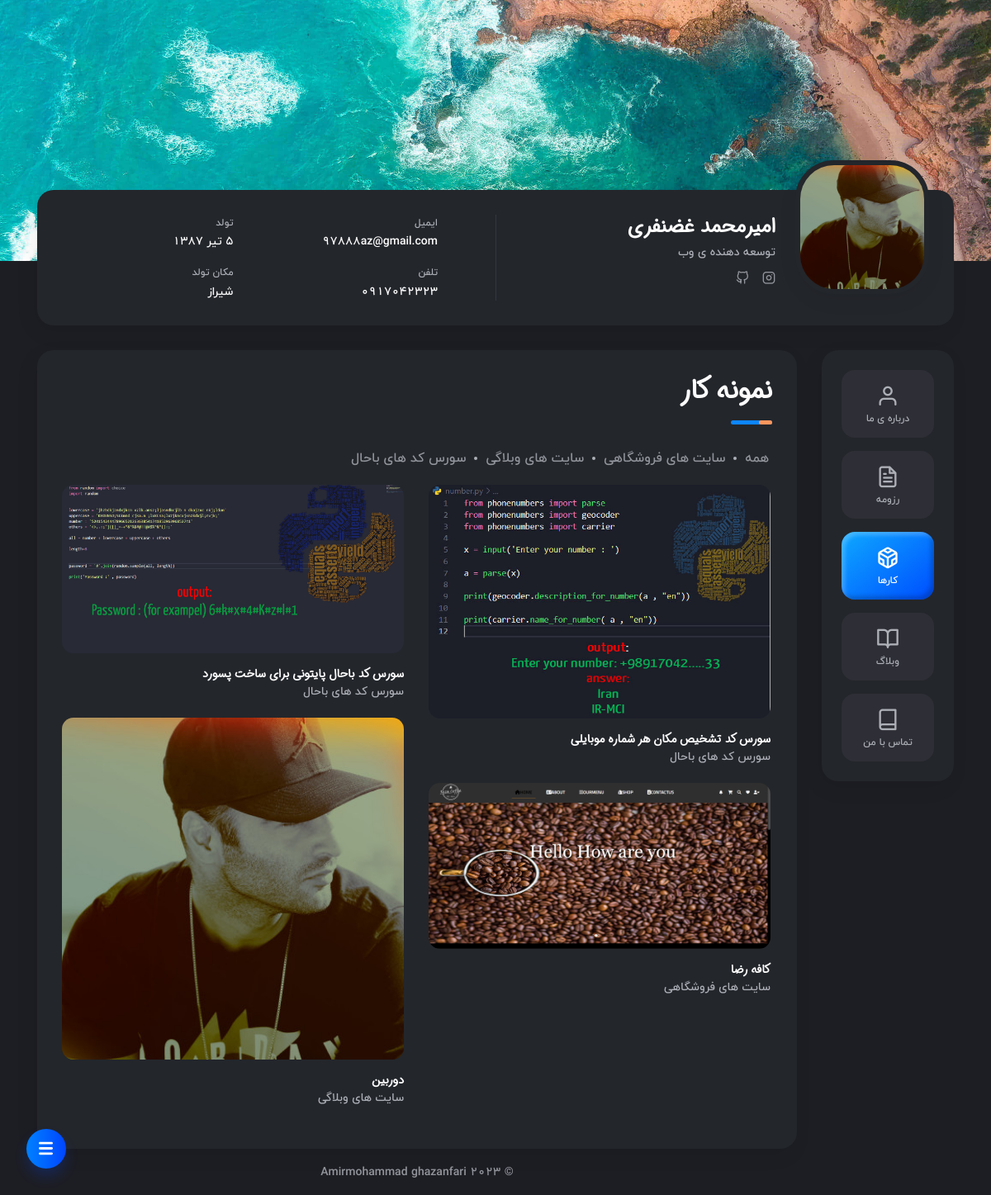
Page /work/ on the committed database.
### account/models.py (models this page shows, shortened)
class User(AbstractBaseUser):
    email = models.EmailField(
        verbose_name='ادرس ایمیل',
        max_length=255,
    )
    phone = models.CharField(max_length=13 , verbose_name='شماره تلفن' , null=True , blank=True)
    earea_activity = models.CharField(max_length=150 , verbose_name='حوضه فعالیت' , null=True , blank=True)
    username = models.CharField(max_length=150  , verbose_name='نام کاربری' , unique=True)
    fullname = models.CharField(max_length=50 , verbose_name='نام کامل' , null=True , blank=True)
    image = models.ImageField(upload_to='user/user_image')
    date_of_birth = models.CharField(max_length=100 , null=True , blank=True , verbose_name='تاریخ تولد')
    birth_place = models.CharField(max_length=100 , verbose_name='محل تولد' , null=True , blank=True)
    instagram = models.CharField(max_length=500 , null=True , blank=True , verbose_name='ادرس اینستا')
    github = models.CharField(max_length=500 , null=True , blank=True  , verbose_name='ادرس گیت هاب')
    is_active = models.BooleanField(default=True)
    is_admin = models.BooleanField(default=False)
    objects = UserManager()
    USERNAME_FIELD = 'username'
    REQUIRED_FIELDS = []
    class Meta:
        verbose_name = 'کاربر'
        verbose_name_plural ='تنضیمات قسمت کاربر '

### works/models.py (models this page shows, shortened)
class Categories(models.Model):
    title = models.CharField(max_length=50 , null=True , blank=True , verbose_name="نام دسته")
    created = models.DateTimeField(auto_now_add=True)
    def __str__(self):
        return self.title
    class Meta:
        verbose_name = 'دسته بندی ها کار ها'
        verbose_name_plural ='تنضیمات قسمت دسته بندی های کاری'

class Work(models.Model):
    title = models.CharField(max_length=150 , null=True , blank=True , verbose_name="نام پست")
    english_title = models.CharField(max_length=150 , null=True , blank=True, verbose_name="نام پست به اینگلیسی")
    author = models.ForeignKey(User , on_delete=models.CASCADE , null=True , blank=True, verbose_name="تولید کننده ی محتوا")
    slug = models.SlugField(null=True , blank=True , verbose_name="اسلاگ")
    categories = models.ManyToManyField(Categories , related_name="works", verbose_name="دسته بندی ها")
    image = models.FileField(upload_to='works/image' , null=True , blank=True, verbose_name="عکس1")
    image2 = models.FileField(upload_to='works/image' , null=True , blank=True, verbose_name="عکس2")
    image3 = models.FileField(upload_to='works/image' , null=True , blank=True, verbose_name="عکس3")
    discription = models.TextField(null=True , blank=True, verbose_name="توضیحات")
    content = models.TextField(null=True , blank=True , verbose_name="توضیحات کامل")
    title_content = models.CharField(max_length=100 , null=True , blank=True , verbose_name="نام برای توضیحات بیشتر")
    meta_content = models.TextField(null=True , blank=True , verbose_name="توضیحات کامل بیشتر")
    detail = models.BooleanField(default=True , null=True , blank=True , verbose_name="دارای بخش توضیحات باشد ؟")
    created = models.DateTimeField(auto_now_add=True)
    class Meta:
        ordering = ('-created',)
        verbose_name = 'دسته بندی ها کار ها'
        verbose_name_plural ='تنضیمات قسمت کاری'

### works/views.py (the view)
# urls.py: path('' , views.WorkView.as_view() , name='main_work'),
class WorkView(ListView):
    model = Work
    template_name = "works/works_v2.html"
    context_object_name = 'works'
    def get_context_data(self ,*args , **kwargs):
        context = super().get_context_data(*args , **kwargs)
        context['user'] = User.objects.all()
        context['categories'] = Categories.objects.all()
        return context

### works/templates/works/works_v2.html (shortened to what this page needs)
{% extends 'base.html' %}
{% load static %}
{% block content %}
<div class="col-12 col-md-12 col-lg-10">
	<div class="box box-content">
		<div class="pb-2">
			<h1 class="title title--h1 first-title title__separate">نمونه کار</h1>
		</div>
		<div class="select">
			<ul class="filter">
				<li class="filter__item" data-filter="{% url 'work:main_work' %}"><a class="filter__link" href="{% url  'work:main_work' %}">همه</a></li>
				{% for data in categories %}
				<li class="filter__item" data-filter="{% url 'work:category_detail' data.id %}"><a class="filter__link" href="category/{{data.id}}">{{data.title}}</a></li>
				{% endfor %}
			</ul>
		</div>
		<div class="gallery-grid gallery-grid-two js-grid js-filter-container">
			<div class="gutter-sizer"></div>
			{% for data in works %}
			<figure class="gallery-grid__item category-life">
				<div class="gallery-grid__image-wrap">
					<img class="gallery-grid__image cover lazyload" src="{{data.image.url}}" data-zoom alt="*" />
				</div>
				<figcaption class="gallery-grid__caption">
					{% if data.detail == True %}
					<a href="{% url 'work:work_detail' data.slug %}"><h4 class="title title--h6 gallery-grid__title">{{data.title}}</h4></a>
					{% else %}
					<h4 class="title title--h6 gallery-grid__title">{{data.title}}</h4>
					{% endif %}
					<span class="gallery-grid__category">{{data.categories.first}}</span>
				</figcaption>
			</figure>
			{% endfor %}
		</div>
	</div>
{% endblock %}

### templates/base.html (shortened to what this page needs)
{% load static %}
<!DOCTYPE html>
<html lang="fa">
<head>
	<link rel="stylesheet" type="text/css" href="{% static "styles/style-rtl-demo.css" %}"/>
	<link rel="stylesheet" type="text/css" href="{% static "styles/style-dark.css" %}"/>
	<link rel="stylesheet" type="text/css" href="{% static "styles/style-rtl.css" %}"/>
	<link rel="stylesheet" type="text/css" href="{% static "styles/scrool.css" %}"/>
    <link rel="stylesheet" type="text/css" href="{% static "demo/style-demo.css" %}"/>
</head>
<body>
    <main class="main">
		<div class="header-image">
		    <div class="js-parallax" style="background-image: url('{% static "img/image_header.jpg" %}');"></div>
		</div>
	    <div class="container gutter-top">
		    {% for data in user %}
			<header class="header box">
			    <div class="header__left">
				    <div class="header__photo">
					    <img class="header__photo-img" src="{{data.image.url}}" alt="Ronald Robertson">
					</div>
					<div class="header__base-info">
					    <h4 class="title titl--h4">{{data.fullname}}</h4>
						<div class="status">{{data.earea_activity}}</div>
						<ul class="header__social">
							<li><a href="{{data.instagram}}"><i class="font-icon icon-instagram1"></i></a></li>
							<li><a href="{{data.github}}"><i class="font-icon icon-github1"></i></a></li>
						</ul>
					</div>
				</div>
				<div class="header__right">
				    <ul class="header__contact">
					    <li><span class="overhead">ایمیل</span>{{data.email}}</li>
						<li><span class="overhead">تلفن</span>{{data.phone}}</li>
					</ul>
					<ul class="header__contact">
					    <li><span class="overhead">تولد</span>{{data.date_of_birth}}</li>
						<li><span class="overhead">مکان تولد</span>{{data.birth_place}}</li>
					</ul>
				</div>
			</header>
		    {% endfor %}
			<div class="row sticky-parent">
                <aside class="col-12 col-md-12 col-lg-2">
				    <div class="sidebar box sticky-column">
	                    <ul class="nav">
                            <li class="nav__item"><a class="{% if request.resolver_match.url_name == 'main'%}active{% endif %}" href="{% url 'home:main' %}"><i class="icon-user"></i>درباره ی ما</a></li>
							<li class="nav__item"><a class="{% if request.resolver_match.url_name == 'resume'%}active{% endif %}" href="{% url 'resume:resume' %}"><i class="icon-file-text"></i>رزومه</a></li>
                            <li class="nav__item"><a class="{% if request.resolver_match.url_name == 'main_work'%}active{% endif %}" href="{% url 'work:main_work' %}"><i class="icon-codesandbox"></i> کارها</a></li>
                            <li class="nav__item"><a href="blog.html"><i class="icon-book-open"></i>وبلاگ</a></li>
                            <li class="nav__item"><a href="contact.html"><i class="icon-book"></i>تماس با من</a></li>
                        </ul>
					</div>
		        </aside>
{% block content %}
{% endblock %}
<footer class="footer">© 2023 Amirmohammad ghazanfari</footer>
</div>
</div>
</div>
</main>
<div class="btnSlideNav slideOpen"></div>
</body>
</html>

### assets/styles/style-dark.css (style rules this page uses)
body { background: #1D1E24; color: #AEB0B8; }
h1, h2, h3, h4, h5, h6 { color: #FCFCFC; }
.title__separate::before { background-color: #0D86FF; }
.overhead { color: #AEB0B8; }
.header__left::before { background-color: #33363D; }
.header__photo { background-color: #23262B; border-color: #23262B; }
.header__social a { color: #93959C; }
.header__contact { color: #FCFCFC; }
.box { background-color: #23262B; box-shadow: -4px 8px 24px rgba(0, 0, 0, 0.07); }
.nav__item a { background-color: #2E2F36; color: #AEB0B8; }
.nav__item a.active { background-image: linear-gradient(142.17deg, #0DA2FF 6.66%, #0055FF 91.48%); box-shadow: inset -4px -4px 5px rgba(0, 0, 0, 0.2), inset 4px 4px 5px rgba(255, 255, 255, 0.23); color: #FCFCFC; }
.footer { color: #93959C; }
@media only screen and (min-width: 769px) { .filter__item::before { background-color: #AEB0B8; } }
@media only screen and (min-width: 769px) { .filter__item a { color: rgba(174, 176, 184, 0.8); } }

### assets/styles/style-rtl.css (style rules this page uses)
body { direction: rtl; text-align: right; font-family:'IRY' ; }
* { letter-spacing: 0!important; }
.title__separate::before, .title__separate::after { left: auto; right: 0; }
.header__left { padding-left: 1.875rem; padding-right: 0; }
.header__left::before { left: 0; right: auto; }
.header__right { padding-left: 0; padding-right: 1.875rem; }
.header__base-info { margin-left: 0; margin-right: 1.5rem; }
.header__social li { margin-left: 1rem; margin-right: 0; }
.header__social li:last-child { margin-left: 0; }
@media only screen and (min-width: 769px) { .filter__item { padding-left: 1rem; padding-right: 0; } }
@media only screen and (min-width: 769px) { .filter__item::before { left: 6px; right: auto; } }
@media only screen and (min-width: 769px) { .filter__item:last-child { padding-left: 0; } }

### assets/demo/style-demo.css (style rules this page uses)
.btnSlideNav { position: absolute; display: flex; align-items: center; justify-content: center; user-select: none; cursor: pointer; }
.slideOpen { background: linear-gradient(to right, #0081ff 0%, #0045ff 100%); border-radius: 50%; box-shadow: 0 10px 15px rgba(0, 69, 255, 0.2); bottom: 2rem; left: 2rem; width: 48px; height: 48px; position: fixed; opacity: 1; transition: all .3s ease-in; z-index: 1010; }
.slideOpen::before { background-image: url("iconSideMenu.svg"); background-position: center; background-size: 36%; content: ''; position: absolute; top: 0; left: 0; height: 100%; width: 100%; }

### rows in the picture
User: image (picture), fullname "امیرمحمد غضنفری", earea_activity "توسعه دهنده ی وب", email "97888az@gmail.com", phone "0917042323", date_of_birth "5 تیر 1387", birth_place "شیراز"
Categories: title "سایت های فروشگاهی"
Categories: title "سایت های وبلاگی"
Categories: title "سورس کد های باحال"
Work: image (picture), title "سورس کد باحال پایتونی برای ساخت پسورد", categories.first "سورس کد های باحال"
Work: image (picture), title "سورس کد تشخیص مکان هر شماره موبایلی", categories.first "سورس کد های باحال"
Work: image (picture), title "دوربین", categories.first "سایت های وبلاگی"
Work: image (picture), title "کافه رضا", categories.first "سایت های فروشگاهی"
